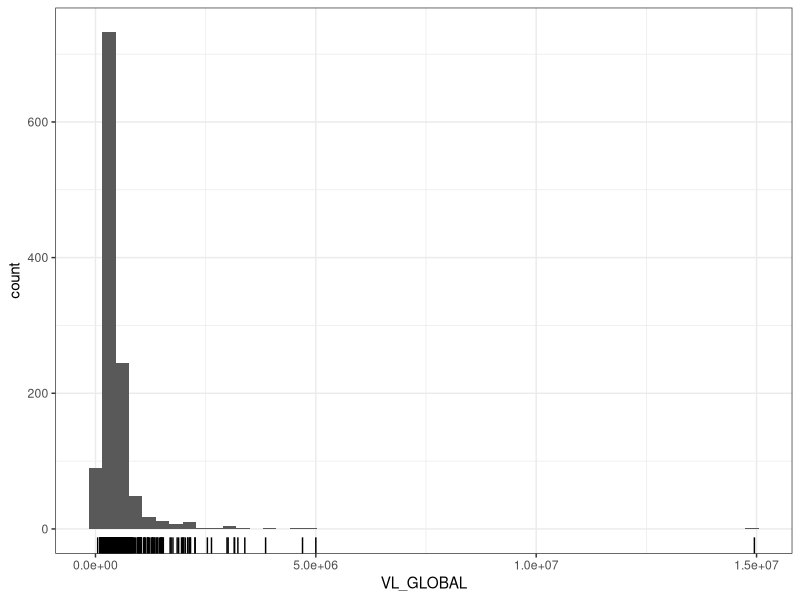
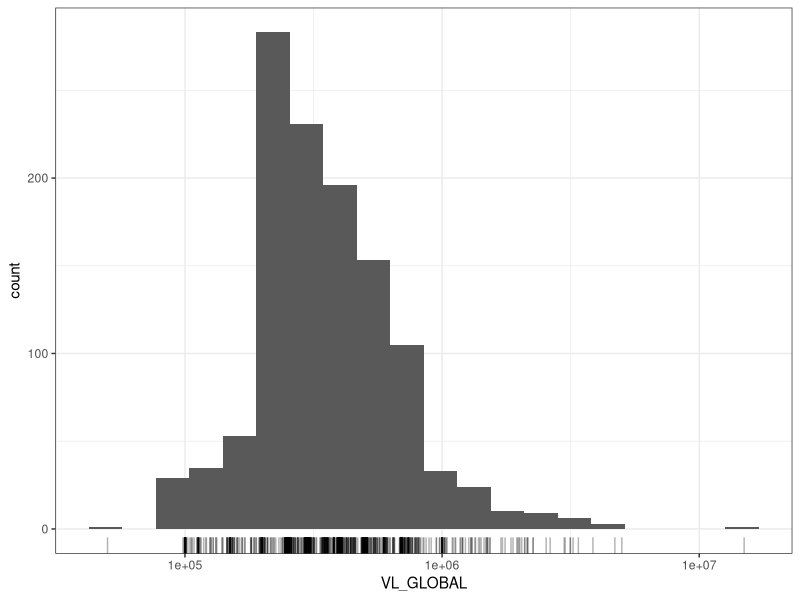
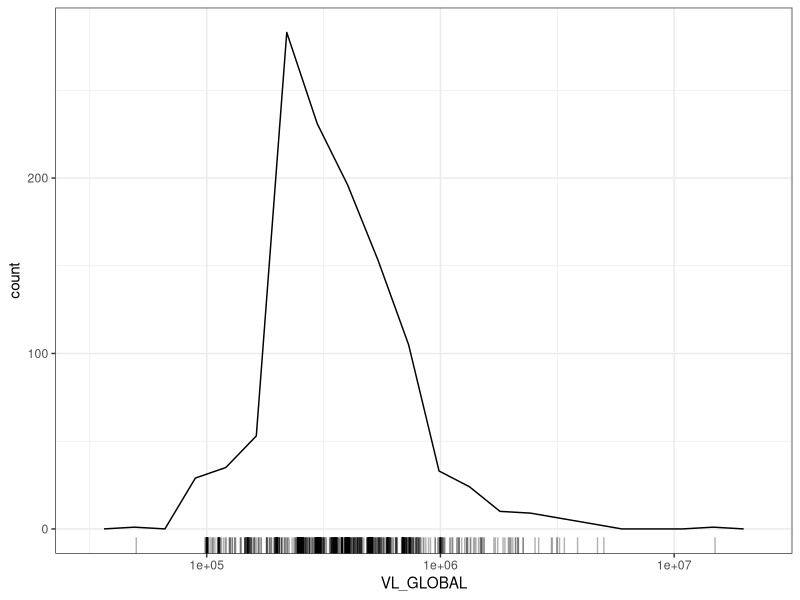

Here is the R script that generated these plots, in order: (Note: this script raises an error after producing the figures.)
## ---- chunk 1
library(dplyr, warn.conflicts = FALSE)
library(ggplot2)
theme_set(theme_bw())
## ---- chunk 2
iniciativas = read.csv("../dados/convenios-municipios-pb.csv")
str(iniciativas)
## ---- chunk 3
summary(iniciativas$VL_GLOBAL)

ggplot(iniciativas, mapping = aes(x = VL_GLOBAL)) + 
  geom_histogram(bins = 50) + 
  geom_rug()
## ---- chunk 4
ggplot(iniciativas, mapping = aes(x = VL_GLOBAL)) + 
  geom_histogram(bins = 20) + 
  geom_rug(alpha = .3) + 
  scale_x_log10()
## ---- chunk 5
ggplot(iniciativas, mapping = aes(x = VL_GLOBAL)) + 
  geom_freqpoly(bins = 20) + 
  geom_rug(alpha = .3) + 
  scale_x_log10()
## ---- chunk 6
maiores = iniciativas %>% 
  filter(NM_MUNICIPIO_PROPONENTE %in% c("JOAO PESSOA", "CAMPINA GRANDE", "PATOS", "CAJAZEIRAS", "SOUZA"))

# descartar os níveis do fator que não usamos
# do contrário ele ainda reservará espaço para todos
# nos gráficos: 
maiores$NM_MUNICIPIO_PROPONENTE = droplevels(maiores$NM_MUNICIPIO_PROPONENTE)

ggplot(maiores, mapping = aes(y = VL_GLOBAL, 
                              x = (NM_MUNICIPIO_PROPONENTE), 
                              colour = NM_MUNICIPIO_PROPONENTE)) + 
  geom_violin() + 
  geom_point() + 
  theme(legend.position="none") +  # Não precisamos da legenda da cor 
  ylab("Valor das iniciativas") + 
  coord_flip()
## ---- chunk 7
ggplot(maiores, mapping = aes(x = NM_MUNICIPIO_PROPONENTE, 
                              y = funcao.imputada)) + 
  geom_count()
## ---- chunk 8
totais = maiores %>% 
  group_by(NM_MUNICIPIO_PROPONENTE, funcao.imputada) %>% 
  summarise(total = sum(VL_GLOBAL))

ggplot(totais, mapping = aes(x = NM_MUNICIPIO_PROPONENTE, 
                              y = funcao.imputada, 
                              size = total / 1e6)) + 
  geom_point()
## ---- chunk 9
ggplot(totais, mapping = aes(x = funcao.imputada, 
                             y = total / 1e6, 
                             fill = funcao.imputada)) + 
  geom_bar(stat = "identity") + 
  theme(legend.position="none") +  # Não precisamos da legenda da cor 
  facet_grid(NM_MUNICIPIO_PROPONENTE ~ . ) + 
  coord_flip()
## ---- chunk 10
apenas.duas = iniciativas %>% 
  filter(funcao.imputada %in% c("Urbanismo", "Saúde"))

ggplot(apenas.duas, aes(x = VL_GLOBAL, y = VL_REPASSE)) + 
  geom_point()
